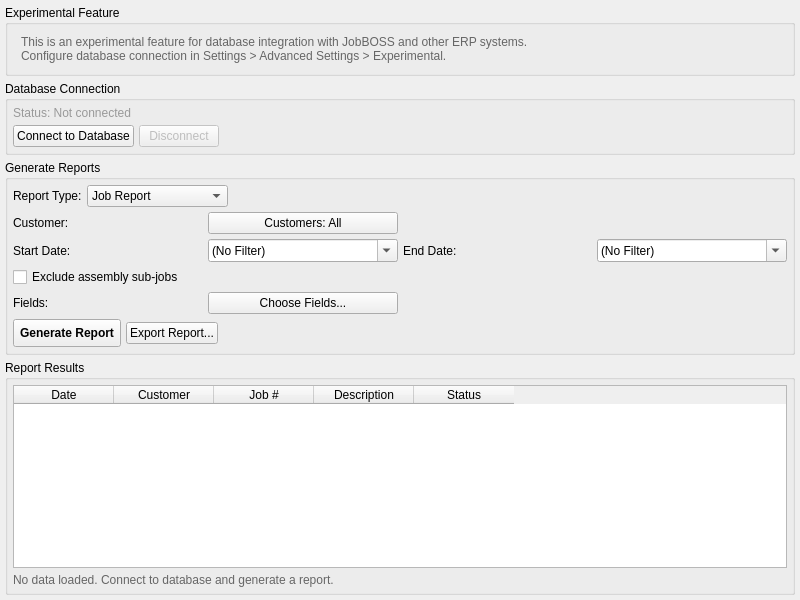
<?xml version="1.0" encoding="UTF-8"?>
<ui version="4.0">
 <class>ReportingTab</class>
 <widget class="QWidget" name="ReportingTab">
  <property name="geometry">
   <rect>
    <x>0</x>
    <y>0</y>
    <width>800</width>
    <height>600</height>
   </rect>
  </property>
  <property name="windowTitle">
   <string>Reporting</string>
  </property>
  <layout class="QVBoxLayout" name="verticalLayout">
   <property name="spacing">
    <number>5</number>
   </property>
   <property name="leftMargin">
    <number>5</number>
   </property>
   <property name="topMargin">
    <number>5</number>
   </property>
   <property name="rightMargin">
    <number>5</number>
   </property>
   <property name="bottomMargin">
    <number>5</number>
   </property>
   <item>
    <widget class="QGroupBox" name="experimentalGroupBox">
     <property name="title">
      <string>Experimental Feature</string>
     </property>
     <layout class="QVBoxLayout" name="experimentalLayout">
      <property name="spacing">
       <number>5</number>
      </property>
      <property name="leftMargin">
       <number>5</number>
      </property>
      <property name="topMargin">
       <number>5</number>
      </property>
      <property name="rightMargin">
       <number>5</number>
      </property>
      <property name="bottomMargin">
       <number>5</number>
      </property>
      <item>
       <widget class="QLabel" name="experimentalInfoLabel">
        <property name="text">
         <string>This is an experimental feature for database integration with JobBOSS and other ERP systems.
Configure database connection in Settings &gt; Advanced Settings &gt; Experimental.</string>
        </property>
        <property name="wordWrap">
         <bool>true</bool>
        </property>
        <property name="styleSheet">
         <string notr="true">color: #666; padding: 5px;</string>
        </property>
       </widget>
      </item>
     </layout>
    </widget>
   </item>
   <item>
    <widget class="QGroupBox" name="databaseGroupBox">
     <property name="title">
      <string>Database Connection</string>
     </property>
     <layout class="QVBoxLayout" name="databaseLayout">
      <property name="spacing">
       <number>5</number>
      </property>
      <property name="leftMargin">
       <number>5</number>
      </property>
      <property name="topMargin">
       <number>5</number>
      </property>
      <property name="rightMargin">
       <number>5</number>
      </property>
      <property name="bottomMargin">
       <number>5</number>
      </property>
      <item>
       <widget class="QLabel" name="db_status_label">
        <property name="text">
         <string>Status: Not connected</string>
        </property>
        <property name="styleSheet">
         <string notr="true">color: #999;</string>
        </property>
       </widget>
      </item>
      <item>
       <layout class="QHBoxLayout" name="dbButtonLayout">
        <item>
         <widget class="QPushButton" name="connect_db_btn">
          <property name="text">
           <string>Connect to Database</string>
          </property>
         </widget>
        </item>
        <item>
         <widget class="QPushButton" name="disconnect_db_btn">
          <property name="enabled">
           <bool>false</bool>
          </property>
          <property name="text">
           <string>Disconnect</string>
          </property>
         </widget>
        </item>
        <item>
         <spacer name="dbButtonSpacer">
          <property name="orientation">
           <enum>Qt::Horizontal</enum>
          </property>
          <property name="sizeHint" stdset="0">
           <size>
            <width>40</width>
            <height>20</height>
           </size>
          </property>
         </spacer>
        </item>
       </layout>
      </item>
     </layout>
    </widget>
   </item>
   <item>
    <widget class="QGroupBox" name="generateReportsGroupBox">
     <property name="title">
      <string>Generate Reports</string>
     </property>
     <layout class="QVBoxLayout" name="generateReportsLayout">
      <property name="spacing">
       <number>5</number>
      </property>
      <property name="leftMargin">
       <number>5</number>
      </property>
      <property name="topMargin">
       <number>5</number>
      </property>
      <property name="rightMargin">
       <number>5</number>
      </property>
      <property name="bottomMargin">
       <number>5</number>
      </property>
      <item>
       <layout class="QHBoxLayout" name="reportTypeLayout">
        <item>
         <widget class="QLabel" name="reportTypeLabel">
          <property name="text">
           <string>Report Type:</string>
          </property>
         </widget>
        </item>
        <item>
         <widget class="QComboBox" name="report_type_combo">
          <item>
           <property name="text">
            <string>Job Report</string>
           </property>
          </item>
          <item>
           <property name="text">
            <string>Report Builder</string>
           </property>
          </item>
          <item>
           <property name="text">
            <string>Job Statistics</string>
           </property>
          </item>
          <item>
           <property name="text">
            <string>Jobs by Customer</string>
           </property>
          </item>
          <item>
           <property name="text">
            <string>Jobs by Date Range</string>
           </property>
          </item>
          <item>
           <property name="text">
            <string>Recent Jobs</string>
           </property>
          </item>
          <item>
           <property name="text">
            <string>Top Customers</string>
           </property>
          </item>
         </widget>
        </item>
        <item>
         <spacer name="reportTypeSpacer">
          <property name="orientation">
           <enum>Qt::Horizontal</enum>
          </property>
          <property name="sizeHint" stdset="0">
           <size>
            <width>40</width>
            <height>20</height>
           </size>
          </property>
         </spacer>
        </item>
       </layout>
      </item>
      <item>
       <layout class="QGridLayout" name="filterLayout">
        <item row="0" column="0">
         <widget class="QLabel" name="customerLabel">
          <property name="text">
           <string>Customer:</string>
          </property>
         </widget>
        </item>
        <item row="0" column="1">
         <widget class="QPushButton" name="customer_filter_btn">
          <property name="text">
           <string>Customers: All</string>
          </property>
         </widget>
        </item>
        <item row="1" column="0">
         <widget class="QLabel" name="startDateLabel">
          <property name="text">
           <string>Start Date:</string>
          </property>
         </widget>
        </item>
        <item row="1" column="1">
         <widget class="QDateEdit" name="report_start_date">
          <property name="calendarPopup">
           <bool>true</bool>
          </property>
          <property name="displayFormat">
           <string>yyyy-MM-dd</string>
          </property>
          <property name="specialValueText">
           <string>(No Filter)</string>
          </property>
          <property name="minimumDate">
           <date>
            <year>2000</year>
            <month>1</month>
            <day>1</day>
           </date>
          </property>
          <property name="date">
           <date>
            <year>2000</year>
            <month>1</month>
            <day>1</day>
           </date>
          </property>
         </widget>
        </item>
        <item row="1" column="2">
         <widget class="QLabel" name="endDateLabel">
          <property name="text">
           <string>End Date:</string>
          </property>
         </widget>
        </item>
        <item row="1" column="3">
         <widget class="QDateEdit" name="report_end_date">
          <property name="calendarPopup">
           <bool>true</bool>
          </property>
          <property name="displayFormat">
           <string>yyyy-MM-dd</string>
          </property>
          <property name="specialValueText">
           <string>(No Filter)</string>
          </property>
          <property name="minimumDate">
           <date>
            <year>2000</year>
            <month>1</month>
            <day>1</day>
           </date>
          </property>
          <property name="date">
           <date>
            <year>2000</year>
            <month>1</month>
            <day>1</day>
           </date>
          </property>
         </widget>
        </item>
        <item row="2" column="0" colspan="2">
         <widget class="QCheckBox" name="exclude_assemblies_check">
          <property name="text">
           <string>Exclude assembly sub-jobs</string>
          </property>
         </widget>
        </item>
        <item row="3" column="0">
         <widget class="QLabel" name="fieldsLabel">
          <property name="text">
           <string>Fields:</string>
          </property>
         </widget>
        </item>
        <item row="3" column="1">
         <widget class="QPushButton" name="choose_fields_btn">
          <property name="text">
           <string>Choose Fields...</string>
          </property>
         </widget>
        </item>
       </layout>
      </item>
      <item>
       <layout class="QHBoxLayout" name="generateButtonLayout">
        <item>
         <widget class="QPushButton" name="generate_report_btn">
          <property name="text">
           <string>Generate Report</string>
          </property>
          <property name="styleSheet">
           <string notr="true">font-weight: bold; padding: 6px;</string>
          </property>
         </widget>
        </item>
        <item>
         <widget class="QPushButton" name="export_report_btn">
          <property name="text">
           <string>Export Report...</string>
          </property>
         </widget>
        </item>
        <item>
         <spacer name="generateButtonSpacer">
          <property name="orientation">
           <enum>Qt::Horizontal</enum>
          </property>
          <property name="sizeHint" stdset="0">
           <size>
            <width>40</width>
            <height>20</height>
           </size>
          </property>
         </spacer>
        </item>
       </layout>
      </item>
     </layout>
    </widget>
   </item>
   <item>
    <widget class="QGroupBox" name="reportResultsGroupBox">
     <property name="title">
      <string>Report Results</string>
     </property>
     <layout class="QVBoxLayout" name="reportResultsLayout">
      <property name="spacing">
       <number>5</number>
      </property>
      <property name="leftMargin">
       <number>5</number>
      </property>
      <property name="topMargin">
       <number>5</number>
      </property>
      <property name="rightMargin">
       <number>5</number>
      </property>
      <property name="bottomMargin">
       <number>5</number>
      </property>
      <item>
       <widget class="QTableWidget" name="report_table">
        <property name="selectionBehavior">
         <enum>QAbstractItemView::SelectRows</enum>
        </property>
        <column>
         <property name="text">
          <string>Date</string>
         </property>
        </column>
        <column>
         <property name="text">
          <string>Customer</string>
         </property>
        </column>
        <column>
         <property name="text">
          <string>Job #</string>
         </property>
        </column>
        <column>
         <property name="text">
          <string>Description</string>
         </property>
        </column>
        <column>
         <property name="text">
          <string>Status</string>
         </property>
        </column>
       </widget>
      </item>
      <item>
       <widget class="QLabel" name="report_status_label">
        <property name="text">
         <string>No data loaded. Connect to database and generate a report.</string>
        </property>
        <property name="styleSheet">
         <string notr="true">color: #666;</string>
        </property>
       </widget>
      </item>
     </layout>
    </widget>
   </item>
  </layout>
 </widget>
 <resources/>
 <connections/>
</ui>
